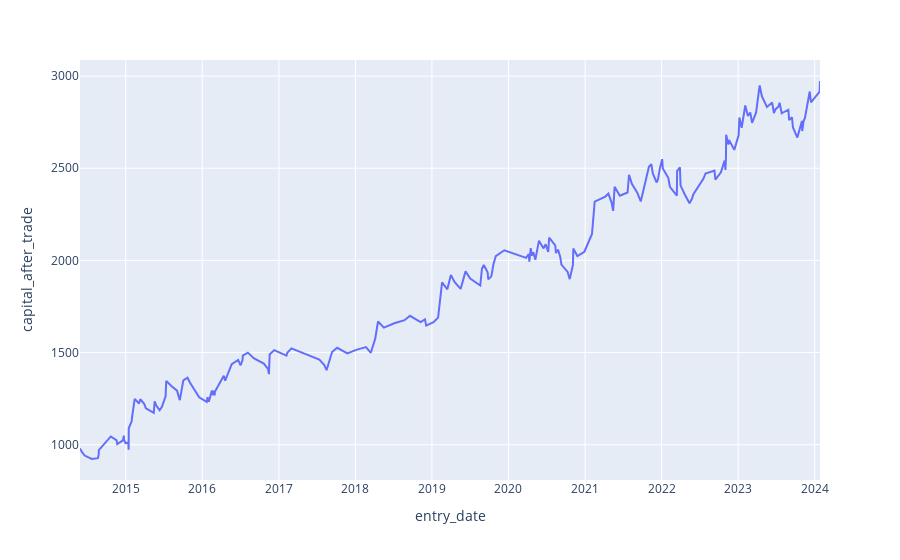

The cell this chart's notebook holds for it:
### Code cell
import strategy_tester
from strategies.Heikin_Ashi_Moving_Average_Strategy import HeikinAshiMovingAverage
import utility

pricesDataFolder = "../prices_data/"
dfH4 = pd.read_csv(
    filepath_or_buffer=pricesDataFolder+"H4/[CAC40]_H4_2014-03-20__2024-03-20.csv",
    delimiter="\t"
)

dfH4 = dfH4.rename(
    columns = {
        '<OPEN>':'open', 
        '<HIGH>':'high', 
        '<LOW>':'low', 
        '<CLOSE>':'close'
    }
)

dfH4['datetime'] = pd.to_datetime(dfH4['<DATE>'] + ' ' + dfH4['<TIME>'])
dfH4 = dfH4.drop(['<TICKVOL>', '<VOL>', '<SPREAD>', '<DATE>', '<TIME>'], axis=1)
dfH4 = utility.heikinashi(dfH4) #add heikin ashi candles
dfH4["MA50"] = dfH4["close"].rolling(window=50).mean() # add moving average
dfH4["longTermMA"] = dfH4["close"].rolling(window=200).mean() # add moving average 200
dfH4 = utility.addHACandleColor(dfH4)

strategy = HeikinAshiMovingAverage(CAC40KeyLevels, useSR=True, useUpdateSl=True, uselongTermMA=False)
trades = strategy_tester.strategyLoop(dfH4, strategy)

_, _, _ = utility.countNbLossesAndWins(trades, display=True)
_, _ = utility.computeAvgLossesAndWins(trades, display=True)
_ = utility.getTotalProfitInPercent(trades, display=True)
utility.displayCapitalOverTime(trades)

### Figure 1 — Plotly figure (JSON) as saved in the notebook; plotly's stock layout.template omitted (floating-point values rounded to 4 significant figures; data arrays with more than 128 entries replaced by an {"elided": "..."} marker saying what was removed)
{"data": [{"hovertemplate": "entry_date=%{x}<br>capital_after_trade=%{y}<extra></extra>", "legendgroup": "", "line": {"color": "#636efa", "dash": "solid"}, "marker": {"symbol": "circle"}, "mode": "lines", "name": "", "orientation": "v", "showlegend": false, "type": "scatter", "x": {"elided": "213 str values"}, "xaxis": "x", "y": {"elided": "213 float values"}, "yaxis": "y"}], "layout": {"legend": {"tracegroupgap": 0}, "margin": {"t": 60}, "xaxis": {"anchor": "y", "domain": [0, 1], "title": {"text": "entry_date"}}, "yaxis": {"anchor": "x", "domain": [0, 1], "title": {"text": "capital_after_trade"}}}}
